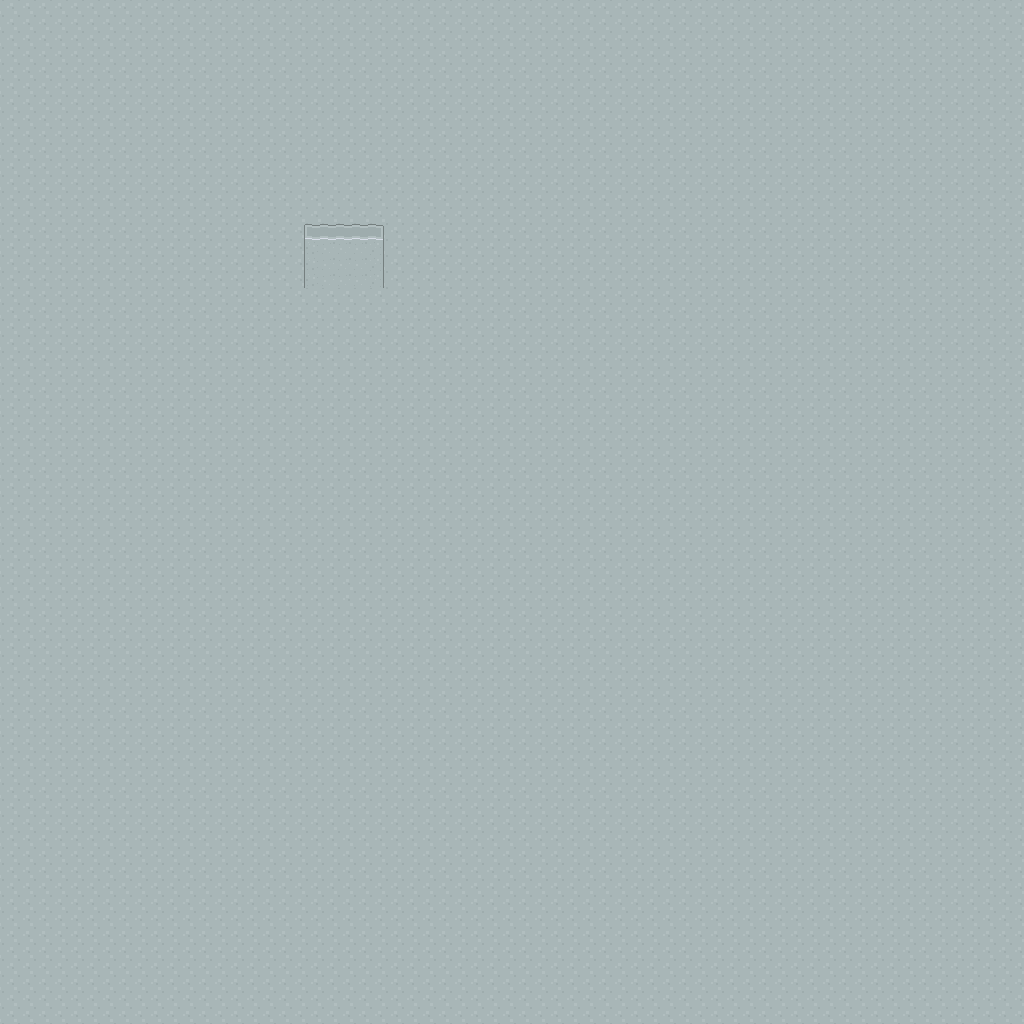

A level layout from a 2D game, rendered from its tile map. Below: a short description, then the map file with tile-grid data replaced by summaries:
An orthogonal 64x64 tile map with 16x16 px tiles, 2 tile layers (Floor Layer, Wall Layer) and 1 object.

<map version="1.0" orientation="orthogonal" renderorder="right-down" width="64" height="64" tilewidth="16" tileheight="16" nextobjectid="12">
 <tileset firstgid="1" name="Dungeon" tilewidth="16" tileheight="16" spacing="1">
  <image source="../textures/roguelikeDungeon_transparent.png" width="492" height="305" />
  <tile id="91">
   <objectgroup draworder="index">
    <object id="0" x="0" y="0" width="16" height="16" />
   </objectgroup>
  </tile>
 </tileset>
 <layer name="Floor Layer" width="64" height="64">
  <data>[4096 cells, 4096 non-empty, 1 distinct tile ids]</data>
 </layer>
 <objectgroup name="Walking Layer" />
 <layer name="Wall Layer" width="64" height="64">
  <data>[4096 cells, 20 non-empty, 6 distinct tile ids]</data>
 </layer>
</map>
